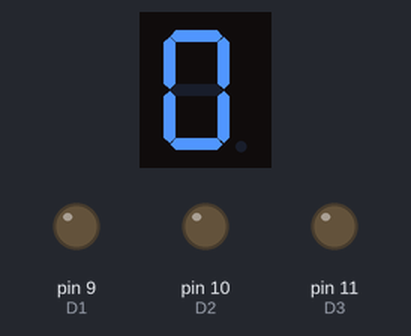
A sketch run on a simulated Arduino Uno, built with avr-gcc and run on an emulated ATmega328P. Shown: 1-digit seven-segment display, output pins drawn as LEDs (lit = HIGH). Wiring (inferred from the names in the program): 1-digit 7-segment display, segments lit when LOW: segments pin 2, pin 3, pin 4, pin 5, pin 6, pin 7, pin 8. The segment pins are drawn as the display they are named for; pins used as bus, display or sensor lines are not drawn.

Above: at 0.1 s.
At 1.1 s:
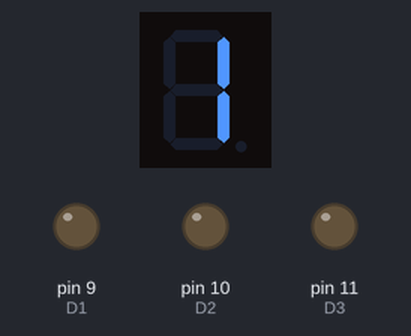
At 2.1 s:
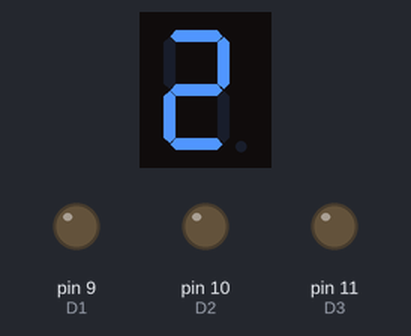
At 4.1 s:
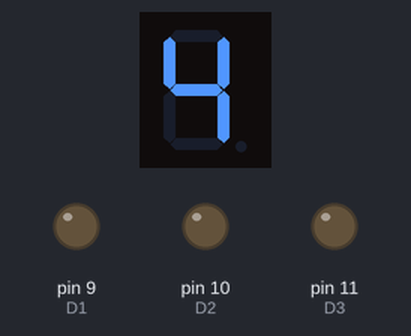
At 6.1 s:
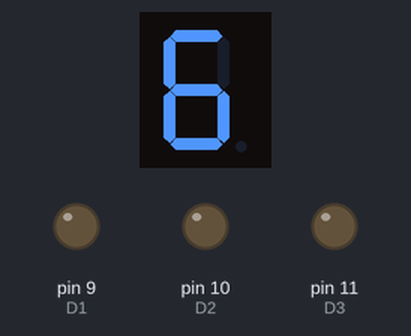
At 9.1 s:
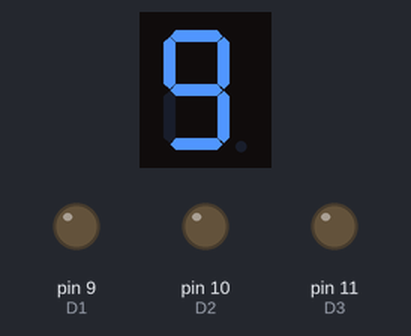

Measured:
- by itself, everything shown: repeats every 10.0 s, in 10 steps
- what the display in image 1 shows lasts 1.0 s, from 1.0 s to 2.0 s

The sketch:

Display.ino
```cpp
int pinA = 2;
int pinB = 3;
int pinC = 4;
int pinD = 5;
int pinE = 6;
int pinF = 7;
int pinG = 8;
int D1 = 9;
int D2 = 10;
int D3 = 11;
int D4 = 12;
char h=LOW;
char l=HIGH;
void setup() {
  pinMode(pinA, OUTPUT);
  pinMode(pinB, OUTPUT);
  pinMode(pinC, OUTPUT);
  pinMode(pinD, OUTPUT);
  pinMode(pinE, OUTPUT);
  pinMode(pinF, OUTPUT);
  pinMode(pinG, OUTPUT);
  pinMode(D1, OUTPUT);
  pinMode(D2, OUTPUT);
  pinMode(D3, OUTPUT);
  pinMode(D4, OUTPUT);
}
void first(){
  digitalWrite(D1, l);
  digitalWrite(D2, h);
  digitalWrite(D3, h);
  digitalWrite(D4, h);
}
void second(){
  digitalWrite(D1, h);
  digitalWrite(D2, l);
  digitalWrite(D3, h);
  digitalWrite(D4, h);
}
void third(){
  digitalWrite(D1, h);
  digitalWrite(D2, h);
  digitalWrite(D3, l);
  digitalWrite(D4, h);
}
void fourth(){
  digitalWrite(D1, h);
  digitalWrite(D2, h);
  digitalWrite(D3, h);
  digitalWrite(D4, l);
}
void zero(){
  digitalWrite(pinA, h);
  digitalWrite(pinB, h);
  digitalWrite(pinC, h);
  digitalWrite(pinD, h);
  digitalWrite(pinE, h);
  digitalWrite(pinF, h);
  digitalWrite(pinG, l);
}
void one(){
  digitalWrite(pinA, l);
  digitalWrite(pinB, h);
  digitalWrite(pinC, h);
  digitalWrite(pinD, l);
  digitalWrite(pinE, l);
  digitalWrite(pinF, l);
  digitalWrite(pinG, l);
}
void two(){
  digitalWrite(pinA, h);
  digitalWrite(pinB, h);
  digitalWrite(pinC, l);
  digitalWrite(pinD, h);
  digitalWrite(pinE, h);
  digitalWrite(pinF, l);
  digitalWrite(pinG, h);
}
void three(){
  digitalWrite(pinA, h);
  digitalWrite(pinB, h);
  digitalWrite(pinC, h);
  digitalWrite(pinD, h);
  digitalWrite(pinE, l);
  digitalWrite(pinF, l);
  digitalWrite(pinG, h);
}
void four(){
  digitalWrite(pinA, l);
  digitalWrite(pinB, h);
  digitalWrite(pinC, h);
  digitalWrite(pinD, l);
  digitalWrite(pinE, l);
  digitalWrite(pinF, h);
  digitalWrite(pinG, h);
}
void five(){
  digitalWrite(pinA, h);
  digitalWrite(pinB, l);
  digitalWrite(pinC, h);
  digitalWrite(pinD, h);
  digitalWrite(pinE, l);
  digitalWrite(pinF, h);
  digitalWrite(pinG, h);
}
void six(){
  digitalWrite(pinA, h);
  digitalWrite(pinB, l);
  digitalWrite(pinC, h);
  digitalWrite(pinD, h);
  digitalWrite(pinE, h);
  digitalWrite(pinF, h);
  digitalWrite(pinG, h);
}
void seven(){
  digitalWrite(pinA, h);
  digitalWrite(pinB, h);
  digitalWrite(pinC, h);
  digitalWrite(pinD, l);
  digitalWrite(pinE, l);
  digitalWrite(pinF, l);
  digitalWrite(pinG, l);
}
void eight(){
  digitalWrite(pinA, h);
  digitalWrite(pinB, h);
  digitalWrite(pinC, h);
  digitalWrite(pinD, h);
  digitalWrite(pinE, h);
  digitalWrite(pinF, h);
  digitalWrite(pinG, h);
}
void nine(){
  digitalWrite(pinA, h);
  digitalWrite(pinB, h);
  digitalWrite(pinC, h);
  digitalWrite(pinD, h);
  digitalWrite(pinE, l);
  digitalWrite(pinF, h);
  digitalWrite(pinG, h);
}
void loop() {
  fourth();
  zero();
  delay(1000);
  one();
  delay(1000);
  two();
  delay(1000);
  three();
  delay(1000);
  four();
  delay(1000);
  five();
  delay(1000);
  six();
  delay(1000);
  seven();
  delay(1000);
  eight();
  delay(1000);
  nine();
  delay(1000);

}
```
